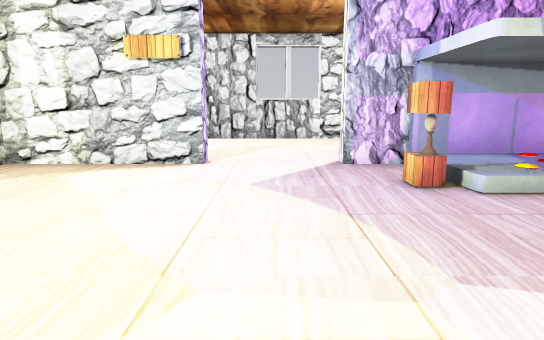
View 1 (above)

16 first-person views from a walk through a Unity game level. The camera is 1.3 m above the floor, tilts 10° down and sees 75° across. The floor is counted in squares, 1 m on a side. Each view is taken from the middle of a square. On the plan, view 1 faces up. The plan holds only what a view shows up to about 15 squares ahead; the rest is blank. The player is left out. Door leaves are left out, so doorways stand open. Some surface patterns are stand-ins.

View 2
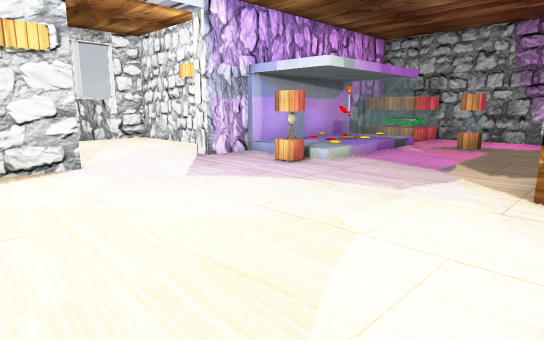

View 3
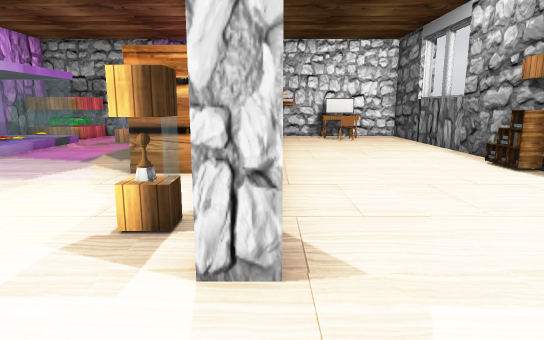

View 4
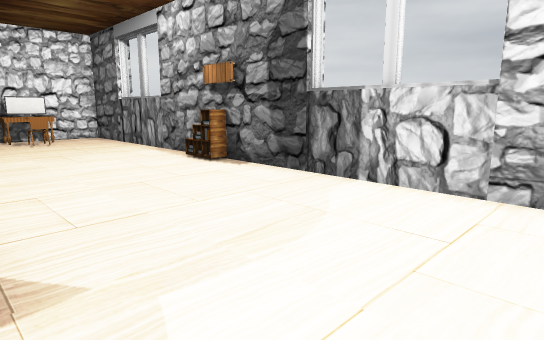

View 5
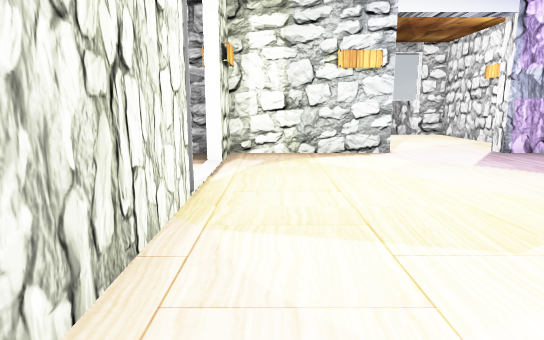

View 6
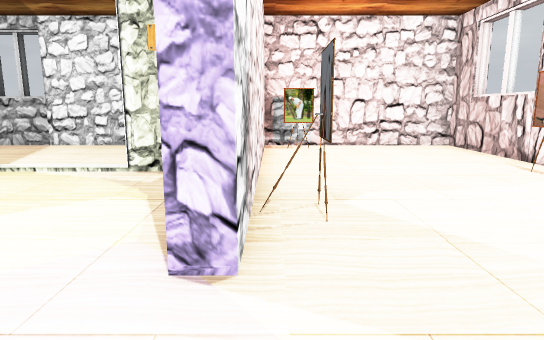

View 7
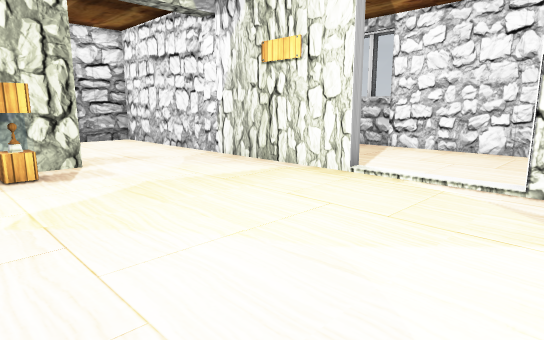

View 8
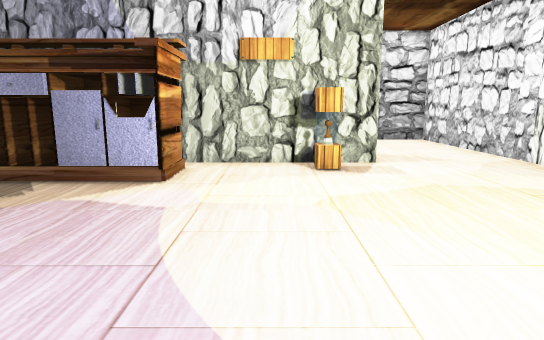

View 9
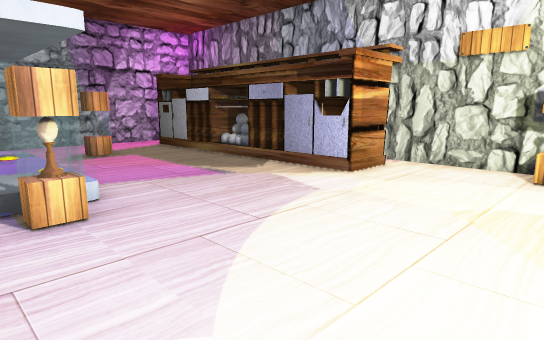

View 10
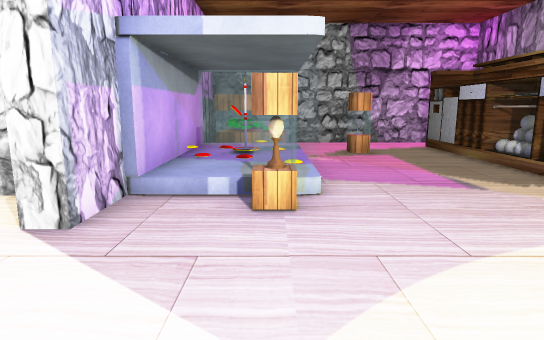

View 11
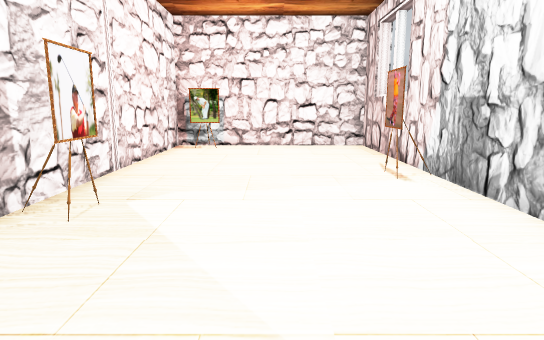

View 12
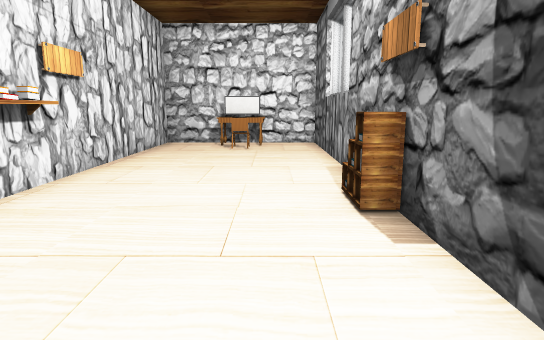

View 13
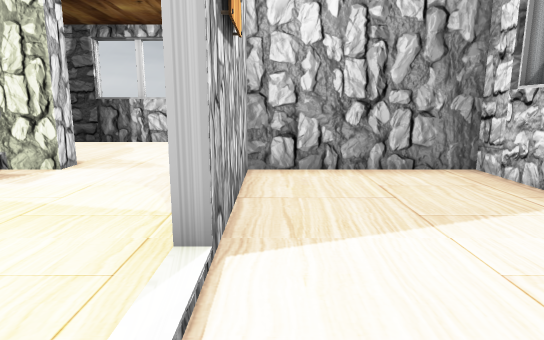

View 14
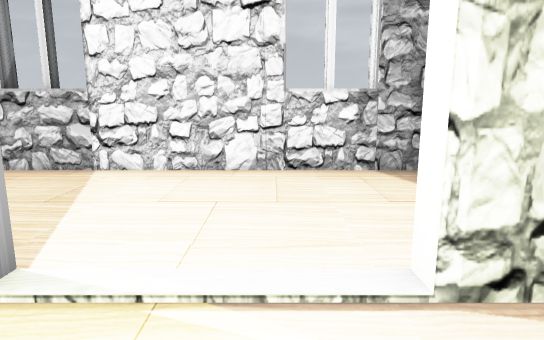

View 15
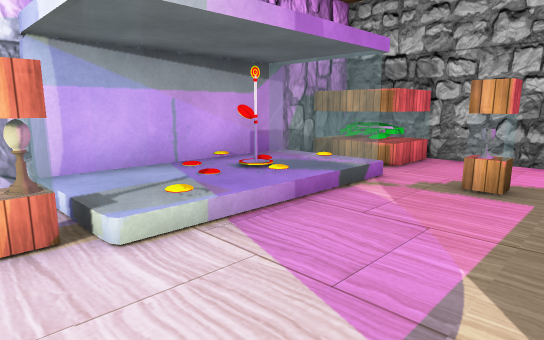

View 16
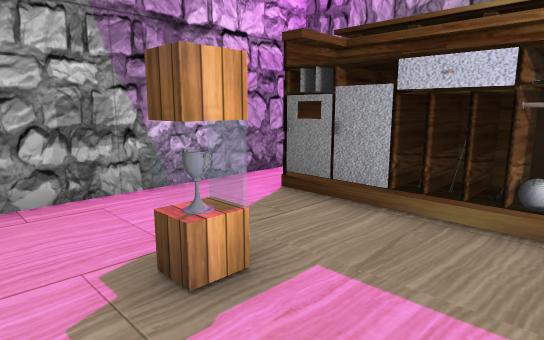

### Floor plan
Key: @ floor where view 1 was taken; # wall or solid block; x gap in a wall; . floor; D open door; = window, fence, low wall or low ledge; T table; C chair; A TV; O other object.
Columns run from 12 left of view 1 to 12 right of it. Each row starts with its distance up from view 1.
 15 ################
 14 #..............#
 13 #..............#
 12 #..............#
 11 #..............#
 10 #x.............#
  9 #.......##.....
  8 ###########...# #### ###
  7 #.....#.........=###=.OO
  6 #.....D........O=====.O
  5 #.....D.................#
  4 #.....D.............O...#
  3 #.....D.............O...#
  2 #.....#.................#
  1 #.....#.......####=####.#
  0 #.....#.....@.####=####.#
 -1 #.....#....O...         #
 -2 #######...###############
 -3       #.................#
 -4       #................T
 -5       #..............CTA
 -6       #.................#
 -7       #.......O#........#
 -8       ###################

Positions as (right, up) in squares from view 1, and headings:
1: (0, 0), facing up
2: (-4, 0), facing up-right
3: (-5, -2), facing right
4: (-5, -2), facing down-right
5: (-5, -2), facing up
6: (1, 9), facing left
7: (0, 7), facing down-left
8: (0, 7), facing down
9: (-2, 7), facing down-right
10: (-2, 6), facing right
11: (1, 12), facing left
12: (-2, -6), facing right
13: (-7, 6), facing down
14: (-4, 5), facing left
15: (2, 2), facing up-right
16: (6, 5), facing down-right
